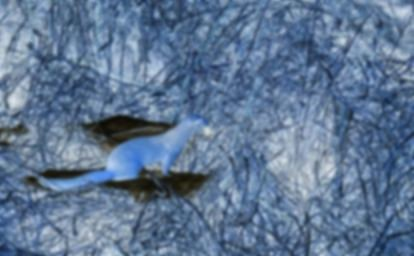
#> input picture LB_3/jZU1hT8Kmy0.jpg, 414 x 256 px
$ jupyter execute LB_3.ipynb
#> lines starting #> are read from the running program, lines starting #| are printed output that depends on the picture
[cell 1]
from PIL import Image, ImageFilter, ImageEnhance, ImageOps
import matplotlib.pyplot as plt

# Загрузка изображения
image = Image.open("jZU1hT8Kmy0.jpg").convert("RGB")  # Преобразуем в RGB, если вдруг в другом формате
#> image is the input picture: PIL image 414x256 RGB; mean R, G, B 94.9, 118.4, 147.5

# Шаг 1: Удаление шума (медианный фильтр)
denoised_image = image.filter(ImageFilter.MedianFilter(size=3))

# Шаг 2: Повышение резкости
sharpened_image = denoised_image.filter(ImageFilter.UnsharpMask(radius=2, percent=150, threshold=3))
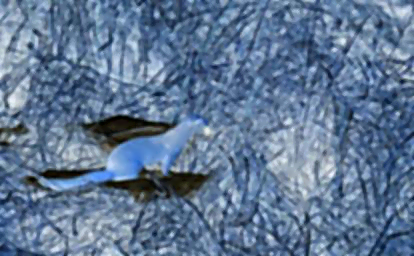
#> sharpened_image: PIL image 414x256 RGB; mean R, G, B 94.8, 118.3, 147.4

# Шаг 3: Повышение контраста
enhancer = ImageEnhance.Contrast(sharpened_image)
contrast_enhanced = enhancer.enhance(1.5)
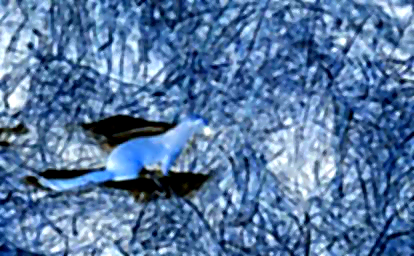
#> contrast_enhanced: PIL image 414x256 RGB; mean R, G, B 85.5, 120.2, 163.3

# Шаг 4: Инверсия цветов
inverted_image = ImageOps.invert(contrast_enhanced)
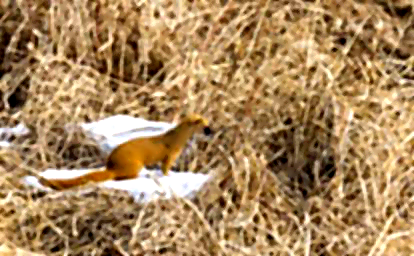
#> inverted_image: PIL image 414x256 RGB; mean R, G, B 169.5, 134.8, 91.7

# Отображение результатов
plt.figure(figsize=(18, 6))

plt.subplot(1, 3, 1)
plt.imshow(image)
plt.title("Оригинал")
plt.axis("off")

plt.subplot(1, 3, 2)
plt.imshow(contrast_enhanced)
plt.title("После улучшения")
plt.axis("off")

plt.subplot(1, 3, 3)
plt.imshow(inverted_image)
plt.title("После инверсии цветов")
plt.axis("off")

plt.tight_layout()
plt.show()
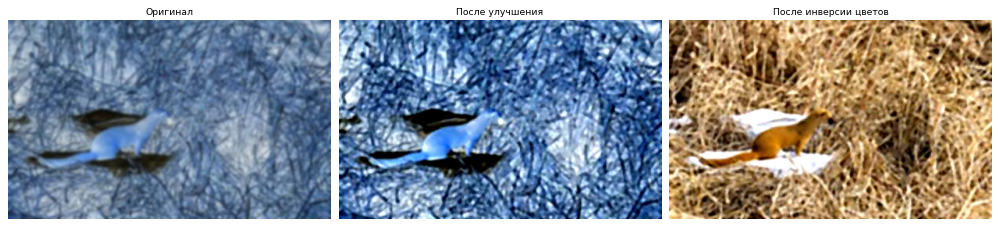
#> figure drawn by matplotlib, 3 panels

# Сохранение изображения
inverted_image.save("improve_image.jpg")

$ run again, with LB_3/improve_image.jpg copied over LB_3/jZU1hT8Kmy0.jpg
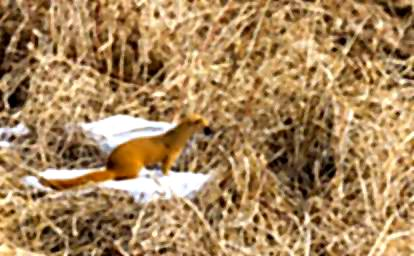
#> input picture LB_3/improve_image.jpg, 414 x 256 px
#> image is the input picture: PIL image 414x256 RGB; mean R, G, B 169.3, 134.8, 91.9
#> `inverted_image = ImageOps.invert(contrast_enhanced)`:
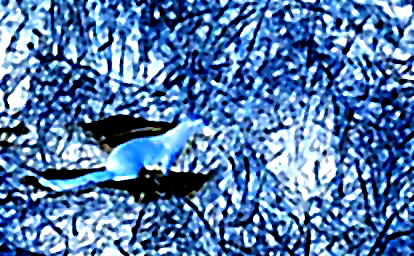
#> inverted_image: PIL image 414x256 RGB; mean R, G, B 83.9, 123, 172.2
#> `plt.show()`:
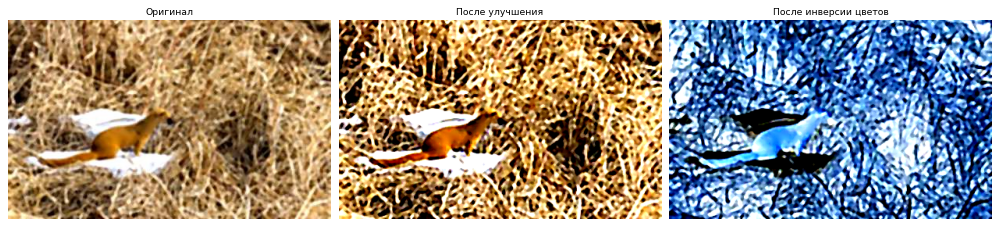
#> figure drawn by matplotlib, 3 panels
